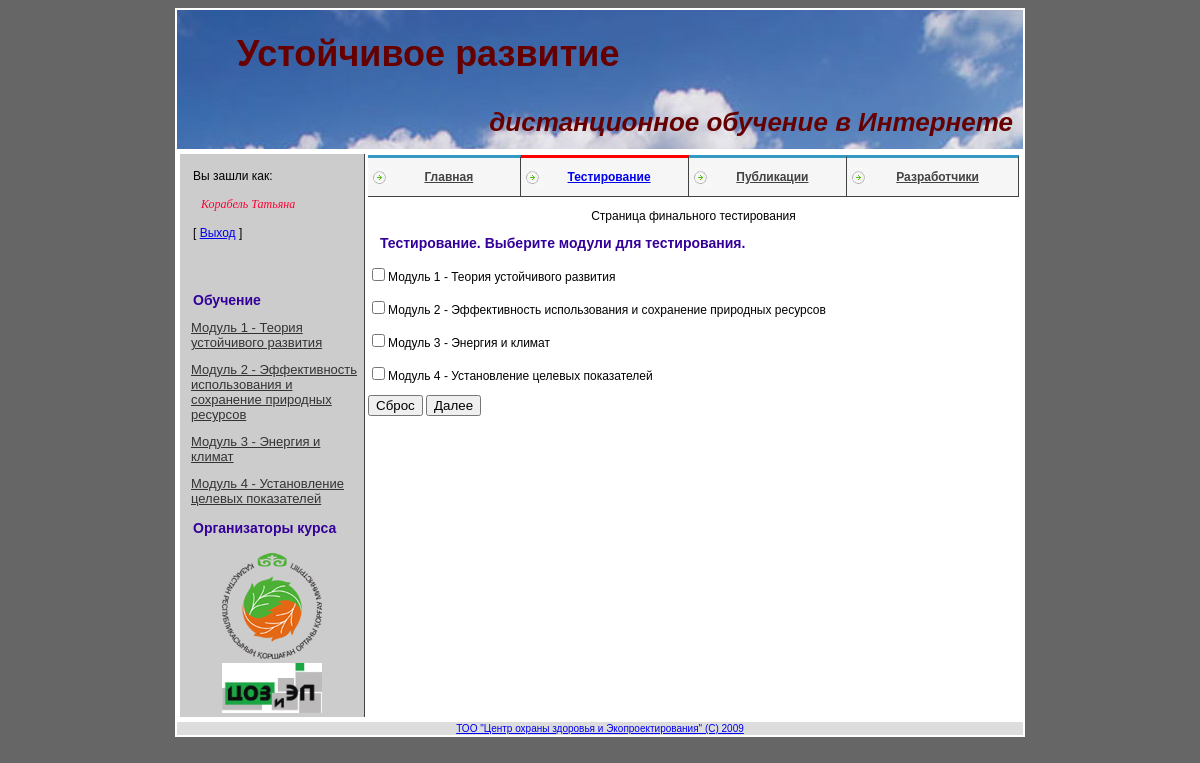
Page /project/testing.php (signed in) on the committed database.
### tables this page shows
CREATE TABLE `modules` (
  `id` INTEGER(11) NOT NULL AUTO_INCREMENT,
  `title` VARCHAR(255) NOT NULL DEFAULT '',
  `meta_k` VARCHAR(250) NOT NULL DEFAULT '',
  `meta_d` VARCHAR(255) NOT NULL DEFAULT '',
  `text` TEXT NOT NULL,
  PRIMARY KEY (`id`)
);

CREATE TABLE `settings` (
  `id` INTEGER(11) NOT NULL AUTO_INCREMENT,
  `title` VARCHAR(255) NOT NULL DEFAULT '',
  `meta_k` VARCHAR(255) NOT NULL DEFAULT '',
  `meta_d` VARCHAR(255) NOT NULL DEFAULT '',
  `text` TEXT NOT NULL,
  `page` VARCHAR(255) NOT NULL DEFAULT '',
  PRIMARY KEY (`id`)
);

### project/testing.php (the view, shortened to what this page needs)
<?session_start();
  include("procedures/proc_for_test.php");
  $result=mysql_query("select title, meta_d,meta_k,text FROM  settings WHERE page='testing'",$db);
  if(mysql_num_rows($result)>0) {
      $myrow=mysql_fetch_array($result);
  }
  else {
      echo "<p> Информация не может быть извлечена, в таблице нет записей</p>";
      exit();
  }
  ?>
<!DOCTYPE html PUBLIC "-//W3C//DTD XHTML 1.0 Transitional//EN" "http://www.w3.org/TR/xhtml1/DTD/xhtml1-transitional.dtd">
<html xmlns="http://www.w3.org/1999/xhtml">
    <head>
        <link href="style.css" rel="stylesheet" type="text/css" />
    </head>
    <body>
        <table width="850" border="0" align="center" bgcolor="#FFFFFF" class="main_border">
              <?php include("blocks/header.php"); ?>
            <tr>
               <td valign="top"><table width="100%" border="0" align="center">
                        <tr>
                              <?php include("blocks/lefttd.php"); ?>
                            <td  valign="top">
                                 <?php $n=2; include("blocks/nav.php"); ?>
                              <?php echo $myrow["text"];
    if (($_SESSION['login'])) {
        if($_POST['subm_mod']){
		  if(isset($_POST['mod_id'])) {$mod_id=$_POST['mod_id'];}else{
		  exit("<p>Вы не выбрали ни один модуль.
			<br><input type='button' value='Вернуться назад' name='back' onclick='javascript:history.go(-1);'/> ");
    		}
			if($mass = user_modules_passed($mod_id,$_SESSION['user_id'])){
				     echo("Для тестирования по выбранным модулям Вам необходимо пройти непройденные (см. ниже) уроки и ответить на контрольные вопросы к ним:");
				   foreach($mass as $index => $val){
				     echo("<br>Модуль  $index  <br>");
					  foreach($val as $index2 => $val2){
						 echo("&nbsp;&nbsp;&nbsp;&nbsp; Урок  $index2 -> <a href='view_lesson.php?id=$val2'>Перейти</a> <br>");}
			   }} else{
			   $massive_modules = return_unsorted_massiv($mod_id, "id","lessons","module");
			  $massive_voprosov = return_unsorted_massiv($massive_modules, "test_id","tests","lesson_id");
			 $_SESSION['modules_user_passed'] = $mod_id;
		   echo '<p align="center">Вы прошли все уроки по выбранным модулям и можете начать тестирование.<br> Для этого нажмите кнопку "Тест"</br></p>
			   	   <form action="test_final_rout.php" method="post" name="test_final_rout.php">
			   <input type="hidden" name="testing_id" value="1" />
  				<p align="center"><input name="button_start_test" type="submit" value="Тест"></p>';
				foreach($massive_voprosov as $index=>$val){
						echo'<input type="hidden" name="massive_voprosov[]" value="'.$val.'">';
				}
				echo '</form>';
			   }
		}
  		else{
	    echo "<div class='nav_title'>Тестирование. Выберите модули для тестирования. </div>";
        $result3=mysql_query("select * FROM  modules order by id",$db);
        if(mysql_num_rows($result2)>0) {
            $myrow_for_testings=mysql_fetch_array($result3);
	   echo '<form action="testing.php" method="post" name="form_modulles">';
            do {
            printf("\n<br><input name='mod_id[]' type='checkbox' value='%s'>%s</br>\n",$myrow_for_testings["id"],$myrow_for_testings["title"]);
            }
            while ($myrow_for_testings=mysql_fetch_array($result3));
			echo '<p><input name="reset" type="reset" value="Сброс">
			<input name="subm_mod" type="submit"  value="Далее"></p>
</form>';
        }else {
            echo "<p> Информация не может быть извлечена, в таблице нет записей</p>";
            exit();
        }
    }}else {
	echo exit(" <blockquote>
                   <p><div class='style_h'>Для просмотра этой страницы Вам необходимо пройти авторизацию или регистрацию если вы еще этого не делали.</div></p>
          </blockquote>");
        }
    ?>
                              </td>
                        </tr>
                     </table></td>
            </tr>
            <tr>
                  <?php include("blocks/footer.php"); ?>
            </tr>
        </table>
    </body>
</html>

### project/blocks/lefttd.php (shortened to what this page needs)
<td width="182" valign="top" class="left">
    <?php
    if (($_SESSION['login'])) {
        echo "<div class='loginMess'><br>Вы зашли как:</br>
		<br> <div class='nav_user'>$_SESSION[user_surname_name]</div></br>";
        ?>
        [ <a href='login.php?logout=1' onclick='return confirm("Выйти?")';>Выход</a> ]</div></br>
<?
        echo "<p>&nbsp;</p><div class='nav_title'>Обучение</div>";
        $result2=mysql_query("select * FROM  modules order by id",$db);
        if(mysql_num_rows($result2)>0) {
            $myrow_for_lessons=mysql_fetch_array($result2);
			echo "<div class='mod_block'>";
            do {
                printf("<p><a class='nav_link' href = 'view_modules.php?module=%s'>%s</a></p>",$myrow_for_lessons["id"],$myrow_for_lessons["title"]);
            }
            while ($myrow_for_lessons=mysql_fetch_array($result2));
echo "</div>";
        }
        else {
            echo "<p> Информация не может быть извлечена, в таблице нет записей</p>";
            exit();
        }
    }
    ?>
    <div class="nav_title">
  <p class="стиль1">Организаторы курса</p>
    </div>
<table align="center" border="0" width="100">
        <tr>
            <td><a class="org_link" href="http://www.eco.gov.kz/" title="Нажмите для перехода на сайт Министерства охраны охраны окружающей среды Республики Казахстан"><img src="img/logo_moos.png" width="100" height="106" alt="логотип Министерства охраны охраны окружающей среды Республики Казахстан"/></a></td>
    </tr>
        <tr>
            <td><a href="http://www.chp.kz/" title="Нажмите для перехода на сайт Центра охраны здоровья и экопроектирования"><img src="img/chp_kz.jpg" width="100" height="50" alt="логотип ЦОЗиЭП"/>
                </a></td>
        </tr>
    </table>
</td>

### project/style.css (style rules this page uses)
.nav_link { color:#333333; font-size:13px; margin-top:10px;margin-bottom:10px;margin-left:0px; border:1px hidden; }
.mod_block { margin-left:10px; }
.nav_title { text-align:left; margin-left:12px; font-size:14px; font-weight:bold; font-family:Verdana, Arial, Helvetica, sans-serif; color:#330099; }
.nav_user { text-align:left; margin-left:8px; font-size:12px; font-style:italic; font-family:"Times New Roman", Times, serif; color:#FF0033; }
.loginMess { margin-left:12px; }
body { font-family: Verdana, Arial, Helvetica, sans-serif; font-size:12px; background-color: #666666; }
.left { background-color:#CCCCCC; border-right:1px solid #424242; }

### rows in the picture
modules: title "Модуль 1 - Теория устойчивого развития"
modules: title "Модуль 2 - Эффективность использования и сохранение природных ресурсов"
modules: title "Модуль 3 - Энергия и климат"
modules: title "Модуль 4 - Установление целевых показателей"
settings: text "Страница финального тестирования"

### other values in the picture
$_SESSION[user_surname_name] "Корабель Татьяна"
